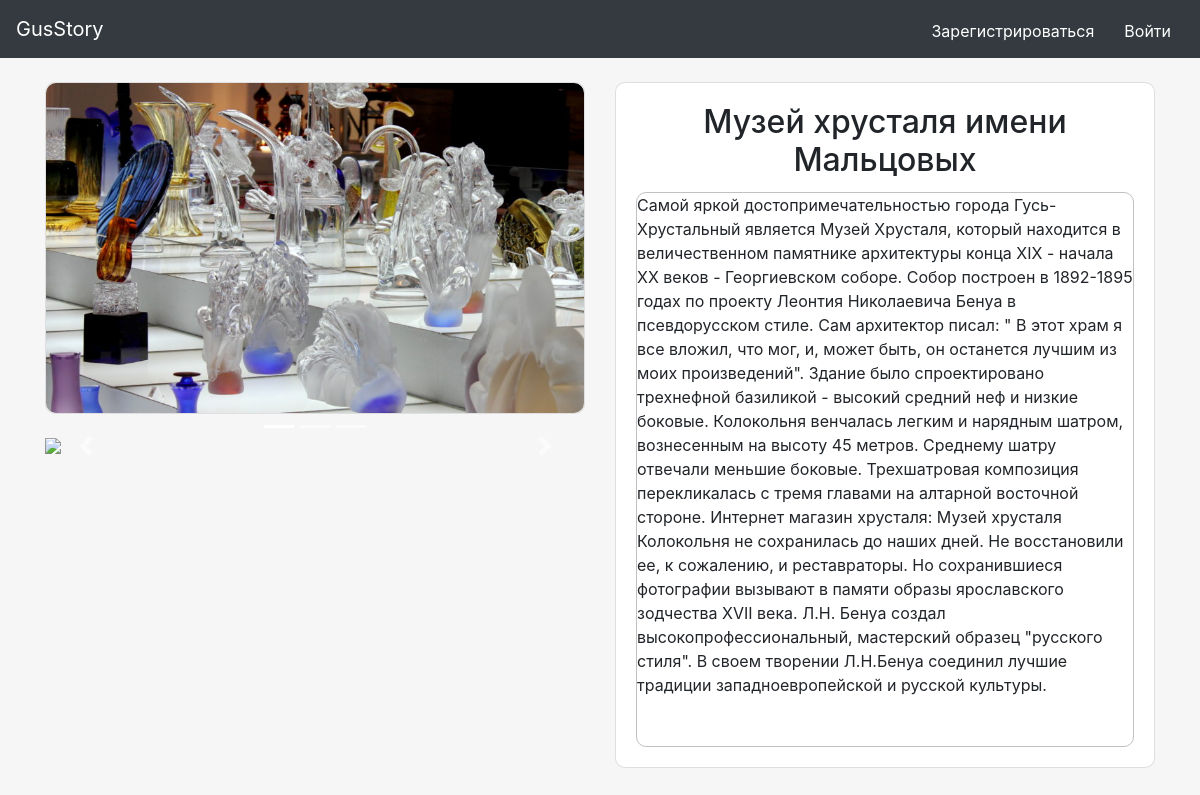
/about_item/1, run on the app's committed database.
### data/items.py (models this page shows)
class Items(SqlAlchemyBase, SerializerMixin, UserMixin):
    __tablename__ = 'items'
    id = sqlalchemy.Column(sqlalchemy.Integer, primary_key=True, autoincrement=True)
    title = sqlalchemy.Column(sqlalchemy.String, nullable=True)
    main_characteristics = sqlalchemy.Column(sqlalchemy.TEXT, nullable=True)
    content = sqlalchemy.Column(sqlalchemy.String, nullable=True)
    photo = sqlalchemy.Column(sqlalchemy.VARCHAR, default='/static/images/old.png')
    image = sqlalchemy.Column(sqlalchemy.VARCHAR, default='/static/images/old.png')
    count_photo = sqlalchemy.Column(sqlalchemy.Integer, nullable=True)

### main.py (the view)
@app.route('/about_item/<int:id>', methods=['GET', 'POST'])
def about_item(id):
    sessions = db_session.create_session()
    item = sessions.query(items.Items).get(id)
    return render_template("single_item.html", item=item)

### data/db_session.py (called while the page is built)
def create_session() -> Session:
    global __factory
    return __factory()

### templates/single_item.html (shortened to what this page needs)
{% extends "base.html" %}
{% block content %}
<div class="container; mt-4">
    <div class="row">
        <div class="col-sm-6">
            <div class="card mb-4" style="width: 100%; border-radius: 10px;">
                <img class="img-fluid" style="border-radius: 10px; height: 330px;" src={{item.photo}}>
            </div>
            <div id="carouselExampleIndicators" class="carousel slide" data-ride="carousel">
                <ol class="carousel-indicators">
                    <li data-target="#carouselExampleIndicators" data-slide-to="0" class="active"></li>
                    <li data-target="#carouselExampleIndicators" data-slide-to="1"></li>
                    <li data-target="#carouselExampleIndicators" data-slide-to="2"></li>
                </ol>
                <div class="carousel-inner">
                    <div class="carousel-item active">
                        <img src="/static/images/item{{item.id}}/image0.png" class="d-block w-100">
                    </div>
                </div>
                <a class="carousel-control-prev" href="#carouselExampleIndicators" role="button" data-slide="prev">
                    <span class="carousel-control-prev-icon" aria-hidden="true"></span>
                </a>
                <a class="carousel-control-next" href="#carouselExampleIndicators" role="button" data-slide="next">
                    <span class="carousel-control-next-icon" aria-hidden="true"></span>
                </a>
            </div>
        </div>
        <div class="col-sm-6">
            <div class="card mb-4" style="width: 100%; border-radius: 10px;">
                <div class="card-body">
                    <h2 class="card-title" align="center">{{item.title}}</h2>
                    <div class="prokrutka" style="border-radius: 10px; width: auto; height: 555px;">
                        <p class="card-text">{{item.content}}</p>
                    </div>
                </div>
            </div>
        </div>
    </div>
</div>
{% endblock %}

### static/css/style.css (style rules this page uses)
body { background: #f6f6f6f6; color: #0; display: flex; flex-direction: column; height: 100%; }
html { height: 100%; }

### templates/base.html (style rules this page uses)
.prokrutka { height: 220px; width: auto; background: #fff; border: 1px solid #C1C1C1; overflow-y: scroll; }

### data on the page
Items: photo (picture), title "Музей хрусталя имени Мальцовых", content "Самой яркой достопримечательностью города Гусь-Хрустальный является Музей Хрусталя, который находится в величественном памятнике архитектуры конца XIX - начала XX веков - Георгиевском соборе. Собор построен в 1892-1895 годах по проекту Леонтия Николаевича Бенуа в псевдорусском стиле. Сам архитектор писал: \" В этот храм я все вложил, что мог, и, может быть, он останется лучшим из моих произведений\". Здание было спроектировано трехнефной базиликой - высокий средний неф и низкие боковые. Колокольня венчалась легким и нарядным шатром, вознесенным на высоту 45 метров. Среднему шатру отвечали меньшие боковые. Трехшатровая композиция перекликалась с тремя главами на алтарной восточной стороне.…"
